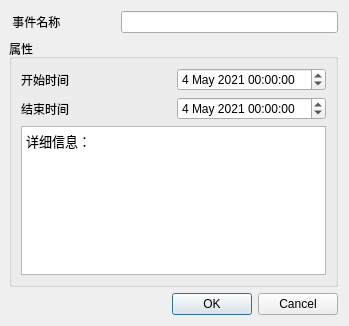
<?xml version="1.0" encoding="UTF-8"?>
<ui version="4.0">
 <class>Dialog</class>
 <widget class="QDialog" name="Dialog">
  <property name="geometry">
   <rect>
    <x>0</x>
    <y>0</y>
    <width>349</width>
    <height>326</height>
   </rect>
  </property>
  <property name="windowTitle">
   <string>创建事件</string>
  </property>
  <layout class="QGridLayout" name="gridLayout_2">
   <property name="leftMargin">
    <number>9</number>
   </property>
   <item row="4" column="0" colspan="3">
    <widget class="QDialogButtonBox" name="buttonBox">
     <property name="toolTip">
      <string/>
     </property>
     <property name="orientation">
      <enum>Qt::Horizontal</enum>
     </property>
     <property name="standardButtons">
      <set>QDialogButtonBox::Cancel|QDialogButtonBox::Ok</set>
     </property>
    </widget>
   </item>
   <item row="0" column="1" colspan="2">
    <widget class="QLineEdit" name="lineEdit_title">
     <property name="styleSheet">
      <string notr="true">font: 75 10pt &quot;微软雅黑&quot;;</string>
     </property>
    </widget>
   </item>
   <item row="3" column="0" colspan="3">
    <widget class="QGroupBox" name="groupBox">
     <property name="title">
      <string>属性</string>
     </property>
     <layout class="QGridLayout" name="gridLayout">
      <item row="0" column="1">
       <widget class="QDateTimeEdit" name="dateTimeEdit_start">
        <property name="dateTime">
         <datetime>
          <hour>0</hour>
          <minute>0</minute>
          <second>0</second>
          <year>2021</year>
          <month>5</month>
          <day>4</day>
         </datetime>
        </property>
       </widget>
      </item>
      <item row="2" column="0" colspan="2">
       <widget class="QTextEdit" name="textEdit">
        <property name="styleSheet">
         <string notr="true"/>
        </property>
        <property name="html">
         <string>&lt;!DOCTYPE HTML PUBLIC &quot;-//W3C//DTD HTML 4.0//EN&quot; &quot;http://www.w3.org/TR/REC-html40/strict.dtd&quot;&gt;
&lt;html&gt;&lt;head&gt;&lt;meta name=&quot;qrichtext&quot; content=&quot;1&quot; /&gt;&lt;style type=&quot;text/css&quot;&gt;
p, li { white-space: pre-wrap; }
&lt;/style&gt;&lt;/head&gt;&lt;body style=&quot; font-family:'SimSun'; font-size:9pt; font-weight:400; font-style:normal;&quot;&gt;
&lt;p style=&quot; margin-top:0px; margin-bottom:0px; margin-left:0px; margin-right:0px; -qt-block-indent:0; text-indent:0px;&quot;&gt;&lt;span style=&quot; font-size:10pt;&quot;&gt;详细信息：&lt;/span&gt;&lt;/p&gt;&lt;/body&gt;&lt;/html&gt;</string>
        </property>
       </widget>
      </item>
      <item row="0" column="0">
       <widget class="QLabel" name="label_2">
        <property name="styleSheet">
         <string notr="true">font: 14pt &quot;黑体&quot;;</string>
        </property>
        <property name="text">
         <string>开始时间</string>
        </property>
       </widget>
      </item>
      <item row="1" column="0">
       <widget class="QLabel" name="label_3">
        <property name="styleSheet">
         <string notr="true">font: 14pt &quot;黑体&quot;;</string>
        </property>
        <property name="text">
         <string>结束时间</string>
        </property>
       </widget>
      </item>
      <item row="1" column="1">
       <widget class="QDateTimeEdit" name="dateTimeEdit_end">
        <property name="dateTime">
         <datetime>
          <hour>0</hour>
          <minute>0</minute>
          <second>0</second>
          <year>2021</year>
          <month>5</month>
          <day>4</day>
         </datetime>
        </property>
        <property name="date">
         <date>
          <year>2021</year>
          <month>5</month>
          <day>4</day>
         </date>
        </property>
       </widget>
      </item>
     </layout>
    </widget>
   </item>
   <item row="0" column="0">
    <widget class="QLabel" name="label">
     <property name="maximumSize">
      <size>
       <width>16777215</width>
       <height>29</height>
      </size>
     </property>
     <property name="styleSheet">
      <string notr="true">font: 14pt &quot;黑体&quot;;</string>
     </property>
     <property name="text">
      <string> 事件名称</string>
     </property>
    </widget>
   </item>
  </layout>
 </widget>
 <resources/>
 <connections>
  <connection>
   <sender>buttonBox</sender>
   <signal>accepted()</signal>
   <receiver>Dialog</receiver>
   <slot>accept()</slot>
   <hints>
    <hint type="sourcelabel">
     <x>174</x>
     <y>394</y>
    </hint>
    <hint type="destinationlabel">
     <x>174</x>
     <y>207</y>
    </hint>
   </hints>
  </connection>
  <connection>
   <sender>buttonBox</sender>
   <signal>rejected()</signal>
   <receiver>Dialog</receiver>
   <slot>reject()</slot>
   <hints>
    <hint type="sourcelabel">
     <x>174</x>
     <y>394</y>
    </hint>
    <hint type="destinationlabel">
     <x>174</x>
     <y>207</y>
    </hint>
   </hints>
  </connection>
 </connections>
</ui>
